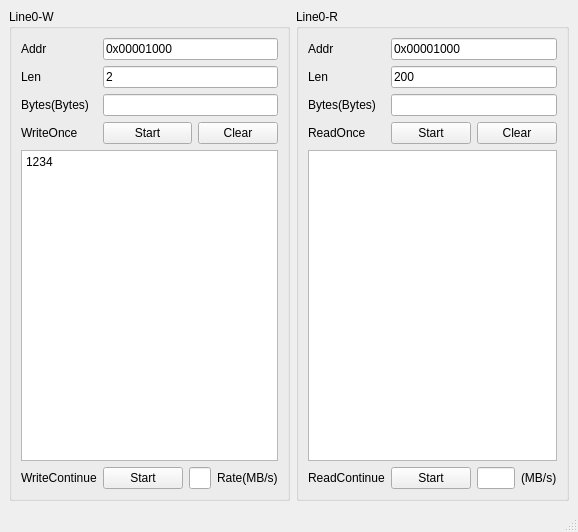
<?xml version="1.0" encoding="UTF-8"?>
<ui version="4.0">
 <class>MainWindow</class>
 <widget class="QMainWindow" name="MainWindow">
  <property name="geometry">
   <rect>
    <x>0</x>
    <y>0</y>
    <width>572</width>
    <height>532</height>
   </rect>
  </property>
  <property name="windowTitle">
   <string>MainWindow</string>
  </property>
  <widget class="QWidget" name="centralwidget">
   <layout class="QGridLayout" name="gridLayout">
    <item row="0" column="0">
     <widget class="QGroupBox" name="groupBox_5">
      <property name="title">
       <string>Line0-W</string>
      </property>
      <layout class="QGridLayout" name="gridLayout_2">
       <item row="0" column="0">
        <widget class="QLabel" name="label_3">
         <property name="text">
          <string>Addr</string>
         </property>
        </widget>
       </item>
       <item row="1" column="0">
        <widget class="QLabel" name="label_12">
         <property name="text">
          <string>Len</string>
         </property>
        </widget>
       </item>
       <item row="2" column="0">
        <widget class="QLabel" name="label_21">
         <property name="text">
          <string>Bytes(Bytes)</string>
         </property>
        </widget>
       </item>
       <item row="3" column="0">
        <widget class="QLabel" name="label_14">
         <property name="text">
          <string>WriteOnce</string>
         </property>
        </widget>
       </item>
       <item row="3" column="1" colspan="2">
        <widget class="QPushButton" name="pushButtonL0WOnce">
         <property name="text">
          <string>Start</string>
         </property>
        </widget>
       </item>
       <item row="3" column="3" colspan="2">
        <widget class="QPushButton" name="pushButtonL0WClear">
         <property name="text">
          <string>Clear</string>
         </property>
        </widget>
       </item>
       <item row="4" column="0" colspan="5">
        <widget class="QPlainTextEdit" name="plainTextEditL0WData">
         <property name="plainText">
          <string>1234</string>
         </property>
        </widget>
       </item>
       <item row="5" column="0">
        <widget class="QLabel" name="label_15">
         <property name="text">
          <string>WriteContinue</string>
         </property>
        </widget>
       </item>
       <item row="5" column="1">
        <widget class="QPushButton" name="pushButtonL0WContinue">
         <property name="text">
          <string>Start</string>
         </property>
        </widget>
       </item>
       <item row="5" column="2" colspan="2">
        <widget class="QLineEdit" name="lineEditL0WRate"/>
       </item>
       <item row="5" column="4">
        <widget class="QLabel" name="label_13">
         <property name="text">
          <string>Rate(MB/s)</string>
         </property>
        </widget>
       </item>
       <item row="1" column="1" colspan="4">
        <widget class="QLineEdit" name="lineEditL0WLen">
         <property name="text">
          <string>2</string>
         </property>
        </widget>
       </item>
       <item row="0" column="1" colspan="4">
        <widget class="QLineEdit" name="lineEditL0WAddr">
         <property name="text">
          <string>0x00001000</string>
         </property>
        </widget>
       </item>
       <item row="2" column="1" colspan="4">
        <widget class="QLineEdit" name="lineEditL0WBytes"/>
       </item>
      </layout>
     </widget>
    </item>
    <item row="0" column="1">
     <widget class="QGroupBox" name="groupBox_6">
      <property name="title">
       <string>Line0-R</string>
      </property>
      <layout class="QGridLayout" name="gridLayout_6">
       <item row="1" column="1" colspan="3">
        <widget class="QLineEdit" name="lineEditL0RLen">
         <property name="text">
          <string>200</string>
         </property>
        </widget>
       </item>
       <item row="8" column="0" colspan="4">
        <widget class="QPlainTextEdit" name="plainTextEditL0RData"/>
       </item>
       <item row="10" column="1">
        <widget class="QPushButton" name="pushButtonL0RContinue">
         <property name="text">
          <string>Start</string>
         </property>
        </widget>
       </item>
       <item row="0" column="0">
        <widget class="QLabel" name="label_16">
         <property name="text">
          <string>Addr</string>
         </property>
        </widget>
       </item>
       <item row="2" column="0">
        <widget class="QLabel" name="label_23">
         <property name="text">
          <string>Bytes(Bytes)</string>
         </property>
        </widget>
       </item>
       <item row="6" column="0">
        <widget class="QLabel" name="label_18">
         <property name="text">
          <string>ReadOnce</string>
         </property>
        </widget>
       </item>
       <item row="0" column="1" colspan="3">
        <widget class="QLineEdit" name="lineEditL0RAddr">
         <property name="text">
          <string>0x00001000</string>
         </property>
        </widget>
       </item>
       <item row="1" column="0">
        <widget class="QLabel" name="label_17">
         <property name="text">
          <string>Len</string>
         </property>
        </widget>
       </item>
       <item row="10" column="0">
        <widget class="QLabel" name="label_20">
         <property name="text">
          <string>ReadContinue</string>
         </property>
        </widget>
       </item>
       <item row="2" column="1" colspan="3">
        <widget class="QLineEdit" name="lineEditL0RBytes"/>
       </item>
       <item row="6" column="1">
        <widget class="QPushButton" name="pushButtonL0ROnce">
         <property name="text">
          <string>Start</string>
         </property>
        </widget>
       </item>
       <item row="6" column="2" colspan="2">
        <widget class="QPushButton" name="pushButtonL0RClear">
         <property name="text">
          <string>Clear</string>
         </property>
        </widget>
       </item>
       <item row="10" column="2">
        <widget class="QLineEdit" name="lineEditL0RRate"/>
       </item>
       <item row="10" column="3">
        <widget class="QLabel" name="label_19">
         <property name="text">
          <string>(MB/s)</string>
         </property>
        </widget>
       </item>
      </layout>
     </widget>
    </item>
   </layout>
  </widget>
  <widget class="QMenuBar" name="menubar">
   <property name="geometry">
    <rect>
     <x>0</x>
     <y>0</y>
     <width>572</width>
     <height>21</height>
    </rect>
   </property>
  </widget>
  <widget class="QStatusBar" name="statusbar"/>
 </widget>
 <resources/>
 <connections/>
</ui>
